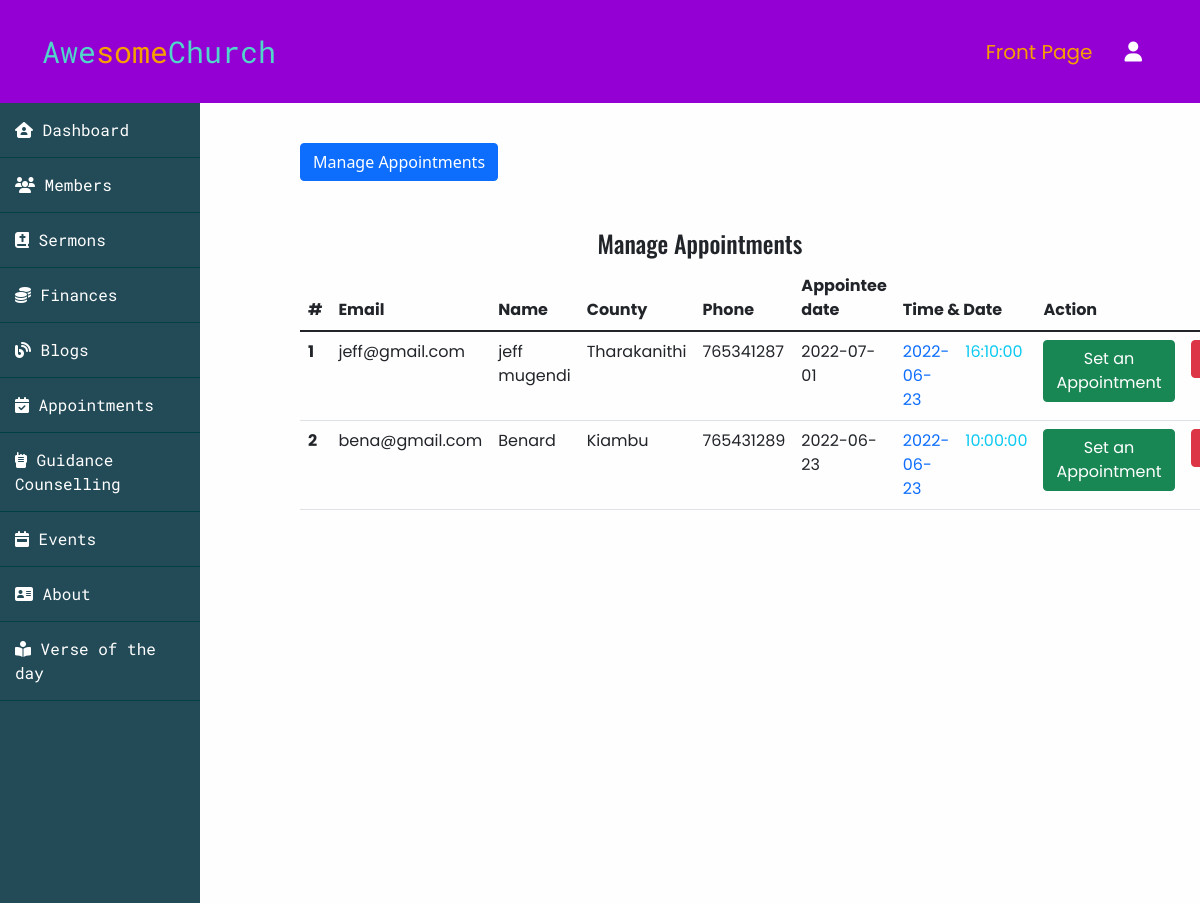
/admin/appointments/index.php, run on the app's committed database.
### tables this page shows
CREATE TABLE `appointments` (
  `id` int(255) NOT NULL,
  `user_id` int(255) NOT NULL,
  `admin_id` int(255) NOT NULL,
  `appoint_email` varchar(255) NOT NULL,
  `appoint_name` varchar(255) NOT NULL,
  `appoint_county` varchar(255) NOT NULL,
  `appoint_mobile` int(10) NOT NULL,
  `appoint_date` date NOT NULL,
  `meeting_date` date NOT NULL,
  `meeting_time` time NOT NULL
);

### app/controllers/appointments.php (called while the page is built, shortened)
<?php
    include(ROOT_PATH . "/app/database/db.php");
    $table = 'appointments';
    $appointment_data = selectAll($table);

### app/database/db.php (called while the page is built, shortened)
<?php
    require("connect.php");
    function selectAll($table, $conditions = []){
        global $conn;
        $sql = "SELECT * FROM $table";
        if(empty($conditions)){
            $stmt = $conn->prepare($sql);
            $stmt->execute();
            $records = $stmt->get_result()->fetch_all(MYSQLI_ASSOC);
            return $records;
        }
    }

### admin/appointments/index.php (the view, shortened to what this page needs)
<?php
    include(ROOT_PATH . "/app/controllers/appointments.php");
?>
<!DOCTYPE html>
<html lang="en">
<head>
    <link href="https://cdn.jsdelivr.net/npm/bootstrap@5.1.3/dist/css/bootstrap.min.css" rel="stylesheet">
    <link rel="stylesheet" href="https://cdnjs.cloudflare.com/ajax/libs/font-awesome/6.1.0/css/all.min.css" />
    <link rel="stylesheet" href="https://cdnjs.cloudflare.com/ajax/libs/OwlCarousel2/2.3.4/assets/owl.carousel.min.css" />
    <link rel="stylesheet" href="https://cdnjs.cloudflare.com/ajax/libs/OwlCarousel2/2.3.4/assets/owl.theme.default.min.css" />
    <link rel="stylesheet" href="<?php echo BASE_URL . "/assets/css/index.css" ?>">
    <link rel="stylesheet" href="<?php echo BASE_URL . "/assets/css/admin.css" ?>">
</head>
<body>
    <?php
        include(ROOT_PATH . '/app/includes/adminHeader.php');
    ?>
    <section class="admin-main-content">
        <?php
            include(ROOT_PATH . '/app/includes/innerAdminSideBarLinks.php');
        ?>
        <div class="admin-mainbar">
            <span><a href="<?php echo BASE_URL . "/admin/appointments/index.php" ?>" class="btn btn-primary">Manage Appointments</a></span>
            <div class="py-5">
                <h4 class="font-oswald text-center">Manage Appointments</h4>
                <table class="table pt-3 font-poppins">
                    <thead>
                        <tr>
                            <th scope="col">#</th>
                            <th scope="col">Email</th>
                            <th scope="col">Name</th>
                            <th scope="col">County</th>
                            <th scope="col">Phone</th>
                            <th scope="col">Appointee date</th>
                            <th scope="col" colspan="2">Time & Date</th>
                            <th scope="col" colspan="2">Action</th>
                        </tr>
                    </thead>
                    <tbody>
                        <?php foreach($appointment_data as $key => $appoint): ?>
                            <tr>
                                <th scope="row"><?php echo $key + 1 ?></th>
                                <td><?php echo $appoint['appoint_email'] ?></td>
                                <td><?php echo $appoint['appoint_name'] ?></td>
                                <td><?php echo $appoint['appoint_county'] ?></td>
                                <td><?php echo $appoint['appoint_mobile'] ?></td>
                                <td><?php echo $appoint['appoint_date'] ?></td>
                                <td class="text-primary"><?php echo $appoint['meeting_date'] ?></td>
                                <td class="text-info"><?php echo $appoint['meeting_time'] ?></td>
                                <td><a href="editAppointments.php?id=<?php echo $appoint['id'] ?>" class="btn btn-success text-white">Set an Appointment</a></td>
                                <td><a href="index.php?delete_id=<?php echo $appoint['id'] ?>" class="btn btn-danger text-white">Delete</a></td>
                            </tr>
                        <?php endforeach; ?>
                    </tbody>
                </table>
            </div>
        </div>
    </section>
</body>
</html>

### assets/css/index.css (style rules this page uses)
.font-oswald { font-family: 'Oswald', sans-serif; }
.font-poppins { font-family: 'Poppins', sans-serif; }
html, body { height: 100%; padding: 0px; margin: 0px; background: #fffeff; box-sizing: border-box; }

### assets/css/admin.css (style rules this page uses)
html, body { padding: 0px; margin: 0px; }
.admin-main-content { display: flex; height: calc(100% - 66px); flex-direction: row; height: 100%; }
.admin-main-content .admin-mainbar { flex: 8; height: auto; padding: 40px 100px 100px; overflow-y: scroll; }

### data on the page
appointments: appoint_email "jeff@gmail.com", appoint_name "jeff mugendi", appoint_county "Tharakanithi", appoint_mobile "765341287", appoint_date "2022-07-01", meeting_date "2022-06-23", meeting_time "16:10:00"
appointments: appoint_email "bena@gmail.com", appoint_name "Benard", appoint_county "Kiambu", appoint_mobile "765431289", appoint_date "2022-06-23", meeting_date "2022-06-23", meeting_time "10:00:00"
